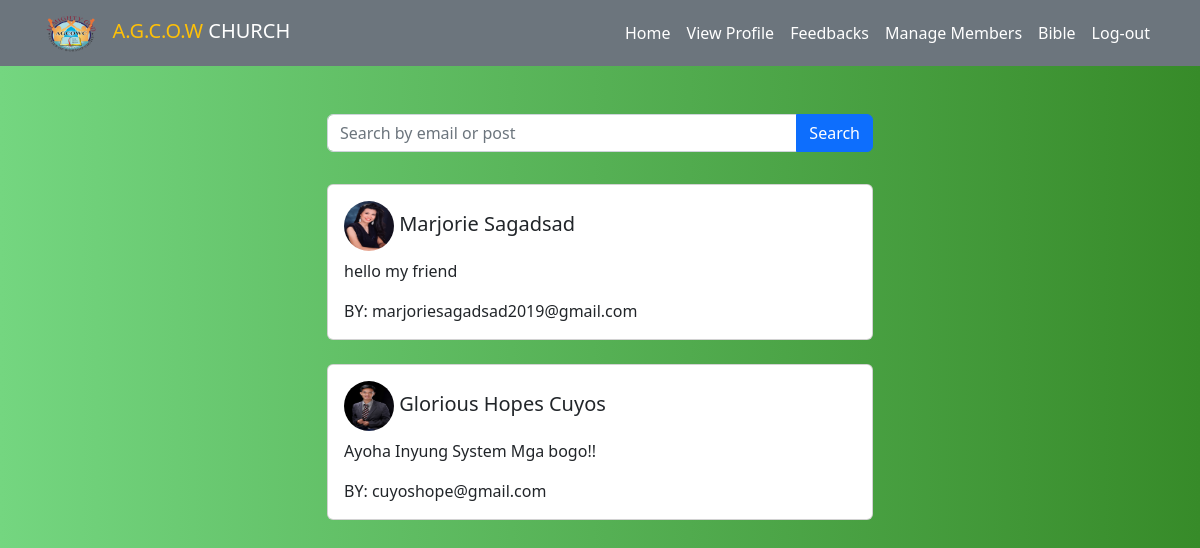
The app's page /admin/feedbacks.php (signed in) with its own data.
### tables this page shows
CREATE TABLE `feedback` (
  `id` int(11) NOT NULL,
  `user_id` int(11) DEFAULT NULL,
  `user_feedback` varchar(250) NOT NULL
);

CREATE TABLE `users` (
  `user_id` int(11) NOT NULL,
  `user_fname` varchar(50) DEFAULT NULL,
  `user_lname` varchar(50) DEFAULT NULL,
  `user_birthday` date DEFAULT NULL,
  `user_gender` varchar(250) NOT NULL,
  `user_contactnum` varchar(11) DEFAULT NULL,
  `user_email` varchar(250) DEFAULT NULL,
  `user_username` varchar(100) NOT NULL,
  `user_pass` varchar(200) DEFAULT NULL,
  `profile_photo` varchar(250) DEFAULT NULL,
  `user_status` int(11) NOT NULL,
  `activity` int(11) NOT NULL
);

### admin/feedbacks.php (the view, shortened to what this page needs)
<html lang="en">
<head>
    <link rel="stylesheet" href="assets/css/bootstrap.min.css">
    <link rel="stylesheet" href="https://cdn.jsdelivr.net/npm/bootstrap-icons@1.10.5/font/bootstrap-icons.css">
</head>
<body style="background-image: linear-gradient(to right, #74D680,#378B29)">
    <nav class="navbar navbar-expand-lg navbar-dark bg-secondary sticky-lg-top">
        <div class="container">
            <a class="navbar-brand" href="index.html"><Span class="text-warning"><img src="pictures/agcow logo.png" width="60" height="40">&nbsp; A.G.C.O.W </Span>CHURCH</a>
            <div class="collapse navbar-collapse" id="navbarSupportedContent">
                <ul class="navbar-nav ms-auto mb-2 mb-lg-0">
                    <li class="nav-item">
                        <a class="nav-link active" aria-current="page" href="success.php">Home</a>
                    </li>
                    <li class="nav-item">
                        <a class="nav-link active" aria-current="page" href="profile_admin.php">View Profile</a>
                    </li>
                    <li class="nav-item">
                        <a class="nav-link active" aria-current="page" href="feedbacks.php">Feedbacks</a>
                    </li>
                    <li class="nav-item">
                        <a class="nav-link active" aria-current="page" href="manage.php">Manage Members</a>
                    </li>
                    <li class="nav-item">
                        <a class="nav-link active" aria-current="page" href="bible.php">Bible</a>
                    </li>
                    <li class="nav-item" id="applog">
                        <a class="nav-link active" aria-current="page" @click="confirmLogout" style="cursor:pointer">Log-out</a>
                    </li>
                </ul>
            </div>
        </div>
    </nav>
    <div class="container mt-5">
    <div class="row mb-3">
    <div class="col-lg-6 offset-lg-3">
        <?php
        $search = isset($_GET['search']) ? $_GET['search'] : '';
        ?>
        <form method="GET" action="" autocomplete="off">
            <div class="input-group">
                <input type="text" class="form-control" placeholder="Search by email or post" name="search" value="<?php echo htmlspecialchars($search); ?>">
                <button class="btn btn-primary" type="submit">Search</button>
            </div>
        </form>
    </div>
</div>
<?php
require 'dbcon.php';
$search = isset($_GET['search']) ? $_GET['search'] : '';
if (!empty($search)) {
    $sql = $conn->prepare("SELECT * FROM feedback INNER JOIN users ON feedback.user_id = users.user_id WHERE user_email LIKE :search OR user_feedback LIKE :search OR user_fname LIKE :search");
    $sql->bindValue(':search', '%' . $search . '%');
} else {
    $sql = $conn->prepare("SELECT  * FROM feedback INNER JOIN users ON feedback.user_id = users.user_id");
}
        $sql->execute();
        if ($sql->rowCount() > 0) {
            while ($row = $sql->fetch()) {
                ?>
                <div class="row">
                    <div class="col-sm-1 col-md-1 col-lg-3"></div>
                    <div class="col-sm-10 col-md-10 col-lg-6">
                        <div class="card">
                            <div class="card-body bg-muted">
                                <h5 class="card-title"><img src="upload/<?php echo $row["profile_photo"]?>" class="img- rounded-circle" width="50px" height="50px" alt="agcowc"><?php echo " ". $row['user_fname']. " " . $row['user_lname']; ?></h5>
                                <p class="card-text"><?php echo $row['user_feedback']; ?></p>
                                <p class="card-text">BY: <?php echo $row['user_email']; ?></p>
                            </div>
                        </div>
                    </div>
                    <div class="col-sm-1 col-md-1 col-lg-3"></div>
                </div>
                <br>
            <?php
        }
    } else {
        echo "<h5 class='text-center my-5'>No Results</h5>";
    }
    ?>
    </div>
</body>
</html>

### records on screen
feedback: user.profile_photo (picture), user.user_fname "Marjorie", user.user_lname "Sagadsad", user_feedback "hello my friend", user.user_email "marjoriesagadsad2019@gmail.com"
feedback: user.profile_photo (picture), user.user_fname "Glorious Hopes", user.user_lname "Cuyos", user_feedback "Ayoha Inyung System Mga bogo!!", user.user_email "cuyoshope@gmail.com"
